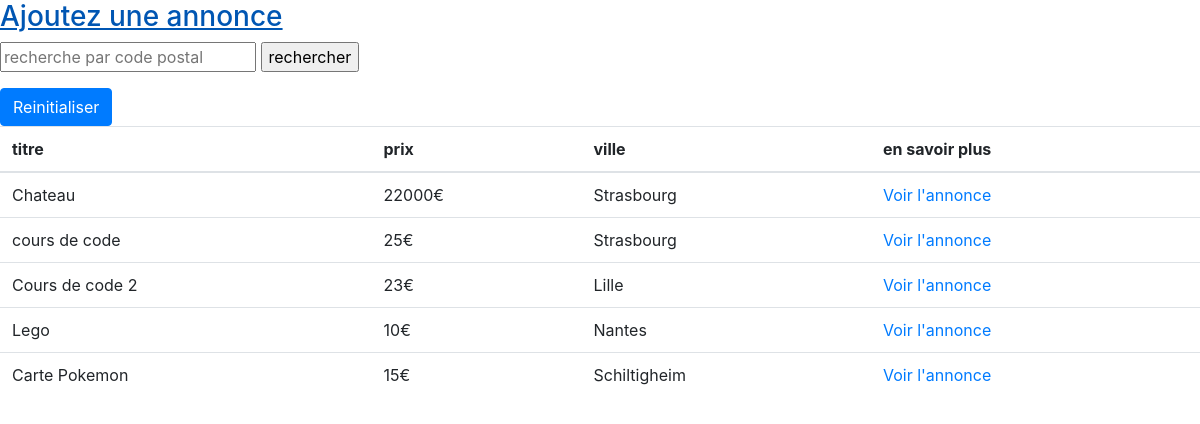
The page / on the database its author committed.
### tables this page shows
CREATE TABLE `annonces` (
  `id` int NOT NULL AUTO_INCREMENT,
  `title` varchar(255) NOT NULL,
  `description` text NOT NULL,
  `photo` text,
  `price` int NOT NULL,
  `zip` int NOT NULL,
  `city` varchar(255) NOT NULL,
  `author` varchar(255) NOT NULL,
  PRIMARY KEY (`id`)
);

### pages/homepage.php (the view, shortened to what this page needs)
<?php
if (!empty($_GET['cp'])){
    $cp = $_GET['cp'];
    $stm = $pdo->query("SELECT * FROM annonces WHERE zip = '$cp'");
    $annonces = $stm->fetchAll();
}
else {
$stm = $pdo->query("SELECT * FROM annonces");
$annonces = $stm->fetchAll();
}
?>
<head>
    <link rel="stylesheet" href="https://stackpath.bootstrapcdn.com/bootstrap/4.4.1/css/bootstrap.min.css">
</head>
<body>
<a href="http://localhost:9090/addannonces"><h3> Ajoutez une annonce </h3>  </a>
<form method="GET">
    <input type="text" name="cp" placeholder="recherche par code postal">
   <a href="http://localhost:9090"><input type="submit" value="rechercher"> </a>
</form>
<a href="http://localhost:9090/"> <button type="button" class="btn btn-primary"> Reinitialiser </button> </a>
<table class="table">
    <thead>
    <tr>
        <th scope="col">titre</th>
        <th scope="col">prix</th>
        <th scope="col">ville</th>
        <th scope="col"> en savoir plus </th>
    </tr>
    </thead>
    <tbody>
    <?php foreach($annonces as $annonce){ ?>
    <tr>
        <td> <?= $annonce['title'] ?>  </td>
        <td> <?= $annonce['price']."€" ?></td>
        <td> <?= $annonce['city'] ?></td>
        <td> <a href="http://localhost:9090/annonce?id=<?= $annonce['id'] ?>"> Voir l'annonce </a> </td>
    </tr>
    <?php } ?>
    </tbody>
</table>

### index.php (shortened to what this page needs)
<?php
$request = $_SERVER['REQUEST_URI'];
$uri = parse_url($request, PHP_URL_PATH);
$dsn = "mysql:host=mysql;dbname=webforce-3";
$user = "root";
$passwd = "root";
$pdo = new PDO($dsn, $user, $passwd);
switch ($uri) {
    default :
        require __DIR__ . '/pages/homepage.php';
        break;
}

### rows shown on the page
annonces: title "Chateau", price "22000", city "Strasbourg"
annonces: title "cours de code", price "25", city "Strasbourg"
annonces: title "Cours de code 2", price "23", city "Lille"
annonces: title "Lego", price "10", city "Nantes"
annonces: title "Carte Pokemon", price "15", city "Schiltigheim"
